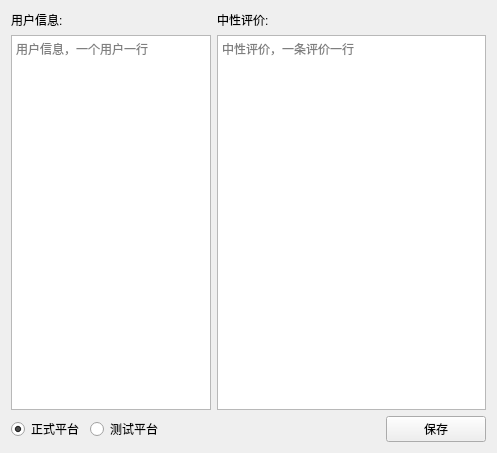
<?xml version="1.0" encoding="UTF-8"?>
<ui version="4.0">
 <class>CommentSettingsDialog</class>
 <widget class="QDialog" name="CommentSettingsDialog">
  <property name="geometry">
   <rect>
    <x>0</x>
    <y>0</y>
    <width>497</width>
    <height>453</height>
   </rect>
  </property>
  <property name="windowTitle">
   <string>用户 | 评价设置</string>
  </property>
  <layout class="QGridLayout" name="gridLayout">
   <item row="6" column="0" colspan="2">
    <layout class="QHBoxLayout" name="horizontalLayout">
     <item>
      <widget class="QRadioButton" name="productRadioButton">
       <property name="text">
        <string>正式平台</string>
       </property>
       <property name="checked">
        <bool>true</bool>
       </property>
      </widget>
     </item>
     <item>
      <widget class="QRadioButton" name="testRadioButton">
       <property name="text">
        <string>测试平台</string>
       </property>
      </widget>
     </item>
     <item>
      <spacer name="horizontalSpacer">
       <property name="orientation">
        <enum>Qt::Horizontal</enum>
       </property>
       <property name="sizeHint" stdset="0">
        <size>
         <width>40</width>
         <height>20</height>
        </size>
       </property>
      </spacer>
     </item>
     <item>
      <widget class="QPushButton" name="saveButton">
       <property name="minimumSize">
        <size>
         <width>100</width>
         <height>0</height>
        </size>
       </property>
       <property name="text">
        <string>保存</string>
       </property>
       <property name="autoDefault">
        <bool>false</bool>
       </property>
      </widget>
     </item>
    </layout>
   </item>
   <item row="3" column="0">
    <widget class="QPlainTextEdit" name="usersEdit">
     <property name="maximumSize">
      <size>
       <width>200</width>
       <height>16777215</height>
      </size>
     </property>
     <property name="placeholderText">
      <string>用户信息，一个用户一行</string>
     </property>
    </widget>
   </item>
   <item row="3" column="1">
    <widget class="QPlainTextEdit" name="commentsEdit">
     <property name="placeholderText">
      <string>中性评价，一条评价一行</string>
     </property>
    </widget>
   </item>
   <item row="2" column="0">
    <widget class="QLabel" name="label">
     <property name="text">
      <string>用户信息:</string>
     </property>
    </widget>
   </item>
   <item row="2" column="1">
    <widget class="QLabel" name="label_2">
     <property name="text">
      <string>中性评价:</string>
     </property>
    </widget>
   </item>
  </layout>
 </widget>
 <resources/>
 <connections/>
</ui>
